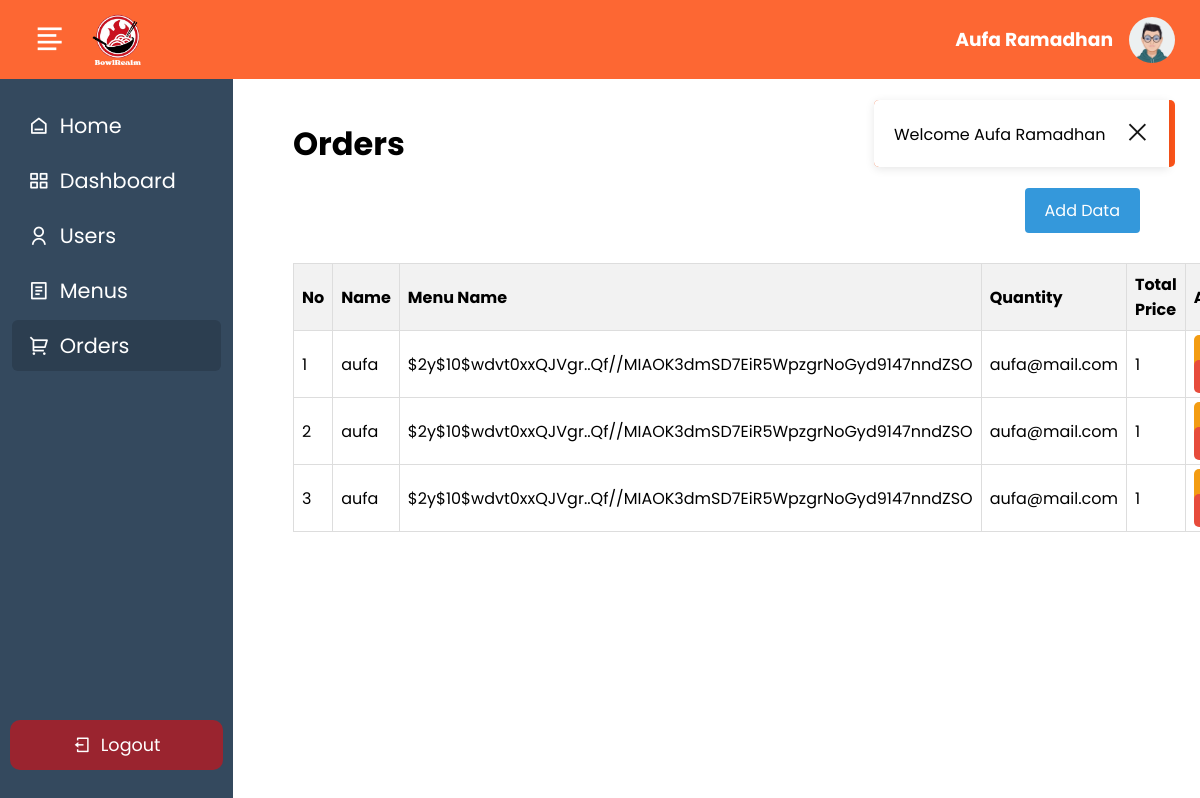
Page /__backend/index.php?page=order (signed in) on the committed database.
### tables this page shows
CREATE TABLE `menu_order` (
  `trx_id` varchar(10) NOT NULL,
  `user_id` int NOT NULL,
  `menu_id` int NOT NULL,
  `qty_order` int NOT NULL,
  `order_status` varchar(255) NOT NULL,
  `order_date` date NOT NULL
);

CREATE TABLE `user` (
  `user_id` int NOT NULL,
  `user_img` longtext NOT NULL,
  `user_name` varchar(255) NOT NULL,
  `username` varchar(255) NOT NULL,
  `user_email` varchar(255) NOT NULL,
  `password` varchar(255) NOT NULL,
  `role_id` int NOT NULL
);

### function.php (called while the page is built, shortened)
<?php
function base_url($path = '')
{
    return BASE_URL . $path;
}
function koneksi()
{
    return mysqli_connect("localhost", "root", "", "pw2024_tubes_233040028");
}
function dynamic_join($tables, $conditions, $join_type = 'INNER', $select = '*', $where = '', $group_by = '')
{
    $conn = koneksi();
    $query = "SELECT $select FROM " . $tables[0];
    for ($i = 1; $i < count($tables); $i++) {
        $query .= " $join_type JOIN " . $tables[$i] . " ON " . $conditions[$i - 1];
    }
    $result = mysqli_query($conn, $query);
    $rows = [];
    while ($row = mysqli_fetch_assoc($result)) {
        $rows[] = $row;
    }
    return $rows;
}

### __backend/page.php (called while the page is built)
<?php
$page = isset($_GET['page']) ? $_GET['page'] : 'index';
$pages = [
    'index' => ['title' => null],
    'user' => ['title' => 'Users'],
    'menu' => ['title' => 'Menus'],
    'order' => ['title' => 'Orders'],
    'add_menu' => ['title' => 'Add Menu'],
    'add_user' => ['title' => 'Add User'],
    'detail_order' => ['title' => 'Order Detail'],
    'edit_menu' => ['title' => 'Edit Menu'],
    'edit_user' => ['title' => 'Edit User'],
    'edit_order' => ['title' => 'Edit Order'],
];
$currentPage = isset($pages[$page]) ? $pages[$page] : $pages['index'];
$title = $currentPage['title'];

### __backend/orders/orders.php (the view, shortened to what this page needs)
<?php
$tables = ['menu_order', 'user', 'menu'];
$conditions = ['menu_order.user_id = user.user_id', 'menu_order.menu_id = menu.menu_id'];
$select = '*';
$users = dynamic_join($tables, $conditions, 'INNER', $select);
?>
<div class="add-data">
    <a href="index.php?page=add_order">Add Data</a>
</div>
<table class="table">
    <thead>
        <tr>
            <th>No</th>
            <th>Name</th>
            <th>Menu Name</th>
            <th>Quantity</th>
            <th>Total Price</th>
            <th>Action</th>
        </tr>
    </thead>
    <tbody>
        <?php
        $id = 1;
        foreach ($users as $user) :
        ?>
            <tr>
                <td><?= $id++ ?></td>
                <td><?= $user['username'] ?></td>
                <td><?= $user['password'] ?></td>
                <td><?= $user['user_email'] ?></td>
                <td><?= $user['role_id'] ?></td>
                <td>
                    <a class="btn-small btn-warning" href="index.php?page=edit_user&user_id=<?= $user['user_id'] ?>">Edit</a>
                    <a class="btn-small btn-danger" href="index.php?page=users&user_id=<?= $user['user_id'] ?>">Delete</a>
                </td>
            </tr>
        <?php endforeach ?>
    </tbody>
</table>

### __backend/index.php (shortened to what this page needs)
<?php
include('../function.php');
?>
<!DOCTYPE html>
<html lang="en">
<head>
    <link rel="stylesheet" href="<?= base_url('__backend/assets/style.css') ?>">
    <link href="https://cdn.jsdelivr.net/npm/remixicon@4.2.0/fonts/remixicon.css" rel="stylesheet" />
</head>
<body>
    <?php include('page.php'); ?>
    <?php include('layouts/header.php'); ?>
    <?php
    if (isset($_SESSION['message'])) { ?>
        <div class="alert">
            <div class="alert-content">
                <span id="alert"><?= $_SESSION['message'] ?></span>
                <button id="close-alert" onclick="closeAlert()"><i class="ri-close-large-line"></i></button>
            </div>
        </div>
    <?php
    } ?>
    <?php include('routing.php'); ?>
    <?php include('layouts/footer.php'); ?>
</body>
</html>

### __backend/layouts/header.php
<?php
if (isset($_GET['page'])) {
    $page = $_GET['page'];
} else {
    $page = 'index';
}
?>
<header class="topbar">
    <div class="topbar-logo">
        <button class="toggle nav-toggle" id="navToggle">
            <i class="ri-align-left"></i>
        </button>
        <img src="<?= base_url('assets/picture/logo.png') ?>" width="55" height="55" alt="">
    </div>
    <div class="topbar-img">
        <h3><?= $_SESSION['fullname'] ?></h3>
        <img src="<?= base_url("assets/upload/$_SESSION[user_img]") ?>" width="46" height="46">
    </div>
</header>
<div class="wrap">
    <div class="sidebar none">
        <div class="nav-list">
            <a href="<?= base_url('index.php') ?>">
                <i class="ri-home-6-line"></i>
                <span class="nav-title">
                    Home
                </span>
            </a>
            <a href="index.php?page=index" class="<?= $page === 'index' ? 'active' : '' ?>">
                <i class="ri-gallery-view-2"></i>
                <span class="nav-title">
                    Dashboard
                </span>
            </a>
            <a href="index.php?page=user" class="<?= $page === 'user' ? 'active' : '' ?>">
                <i class="ri-user-line"></i>
                <span class="nav-title">
                    Users
                </span>
            </a>
            <a href="index.php?page=menu" class="<?= $page === 'menu' ? 'active' : '' ?>">
                <i class="ri-file-list-2-line"></i>
                <span class="nav-title">
                    Menus
                </span>
            </a>
            <a href="index.php?page=order" class="<?= $page === 'order' ? 'active' : '' ?>">
                <i class="ri-shopping-cart-2-line"></i>
                <span class="nav-title">
                    Orders
                </span>
            </a>
        </div>
        <a href="logout.php" class="logout">
            <i class="ri-logout-box-line"></i>
            <span class="nav-title">Logout</span>
        </a>
    </div>
    <div class="wrap-content">
        <div class="content">
            <div class="header-text">
                <h1><?= $title ?></h1>
            </div>

### __backend/routing.php (shortened to what this page needs)
<?php
if (isset($_GET['page'])) {
    $page = $_GET['page'];
} else {
    $page = 'index';
}
switch ($page) {
    case 'order':
        include('orders/orders.php');
        break;
}

### __backend/layouts/footer.php
</div>
</div>
</div>

### __backend/assets/style.css (style rules this page uses)
:root { --primary-100-color: #ffece6; --primary-200-color: #fed9cc; --primary-800-color: #fd6733; --primary-900-color: #fc541a; --secondary-100-color: #fc4100; --black-100-color: #151515; }
* { margin: 0; padding: 0; box-sizing: border-box; }
body { font-family: "Poppins", sans-serif; height: 100vh; overflow-y: hidden; }
table { width: 100%; border-collapse: collapse; margin-top: 20px; }
table tr th, table tr td { border: 1px solid #ddd; padding: 8px; }
table tr th { background-color: #f2f2f2; text-align: left; }
.header-text { font-size: 1rem; margin-top: 20px; margin-bottom: 4px; }
.btn-small { padding: 5px 10px; color: #fff; border-radius: 5px; text-decoration: none; }
.btn-danger { background-color: #e74c3c; }
.btn-warning { background-color: #f39c12; }
.alert { position: fixed; top: 100px; right: 25px; background-color: var(--primary-900-color); border-radius: 5px; z-index: 1000; }
.alert-content { background-color: white; padding: 20px; border-radius: 5px 0 0 5px; margin-right: 6px; box-shadow: 0 2px 10px rgba(0, 0, 0, 0.1); }
.alert-content button { color: var(--black-100-color); margin-left: 16px; font-size: 1.4rem; border: none; cursor: pointer; background-color: transparent; }
.wrap { display: flex; width: 100%; height: 100%; }
.wrap-content { width: 100%; padding-top: 80px; overflow-y: scroll; }
header { background-color: var(--primary-800-color); width: 100%; position: absolute; top: 0; z-index: 100; }
.topbar { display: flex; justify-content: space-between; align-items: center; padding: 12px 25px; color: white; }
.topbar-logo { display: flex; align-items: center; gap: 16px; }
.topbar-img { display: flex; align-items: center; gap: 16px; }
.topbar-img img { border-radius: 100%; }
.content { padding: 20px 60px; }
.sidebar { position: relative; display: flex; flex-direction: column; width: 289px; background-color: #34495e; padding: 100px 0 30px 0; transition: all 0.3s; }
.nav-toggle { background-color: transparent; color: #fff; border: none; padding: 8px; border-radius: 100%; cursor: pointer; }
.nav-toggle i { color: #fff; font-size: 32px; }
.logout { display: flex; align-items: center; justify-content: center; gap: 10px; background-color: rgba(255, 0, 0, 0.5); padding: 12px 0; margin: 0 10px; border-radius: 10px; font-size: 1.1rem; text-decoration: none; color: #fff; }
.sidebar .nav-list { flex: 1; margin-bottom: 10px; }
.nav-list a { font-size: 1.3rem; display: flex; align-items: center; gap: 10px; padding: 10px 16px; margin: 0 12px; text-decoration: none; color: #fff; transition: 0.3s; margin-bottom: 4px; }
.nav-list a.active { background-color: #2c3e50; border-radius: 6px; }
.nav-title { opacity: 1; display: inline; }
.add-data { display: flex; justify-content: end; margin-top: 20px; }
.add-data a { background-color: #3498db; color: #fff; border-radius: 4px; padding: 10px 20px; text-decoration: none; margin-bottom: 10px; }

### rows in the picture
menu_order: user.username "aufa", user.password "$2y$10$wdvt0xxQJVgr..Qf//MIAOK3dmSD7EiR5WpzgrNoGyd9147nndZSO", user.user_email "aufa@mail.com", user.role_id "1"
menu_order: user.username "aufa", user.password "$2y$10$wdvt0xxQJVgr..Qf//MIAOK3dmSD7EiR5WpzgrNoGyd9147nndZSO", user.user_email "aufa@mail.com", user.role_id "1"
menu_order: user.username "aufa", user.password "$2y$10$wdvt0xxQJVgr..Qf//MIAOK3dmSD7EiR5WpzgrNoGyd9147nndZSO", user.user_email "aufa@mail.com", user.role_id "1"

### other values in the picture
$_SESSION['fullname'] "Aufa Ramadhan"
$title "Orders"
$_SESSION['message'] "Welcome Aufa Ramadhan"
